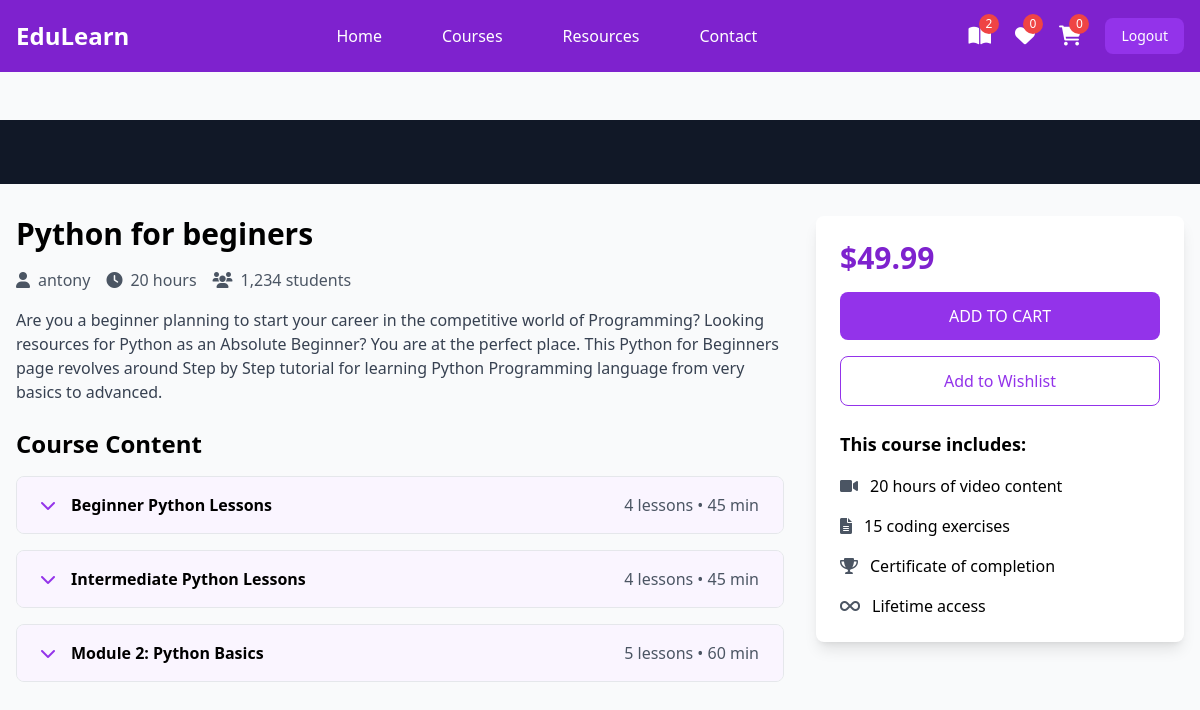
Screenshot of /student/courses/1/ (signed in) with the database file from the repository.
### instructor/models.py (models this page shows, shortened)
class User(AbstractUser):
    ROLE_OPTION=(
        ("INSTRUCTOR","INSTRUCTOR"),
        ("STUDENT","STUDENT")
    )
    role=models.CharField(max_length=15,choices=ROLE_OPTION,default="STUDENT")

class Course(models.Model):
    title=models.CharField(max_length=50)
    description=models.TextField()
    price=models.DecimalField(decimal_places=2,max_digits=5)
    owner=models.ForeignKey(User,on_delete=models.SET_NULL,related_name="courses",null=True)
    is_free=models.BooleanField(default=False)
    picture=models.ImageField(upload_to="courseimage",null=True,blank=True,default="courseimage/default.png")
    thumbnail=EmbedVideoField()
    Category_objects=models.ManyToManyField(Category)
    created_at=models.DateTimeField(auto_now_add=True)
    updated_at=models.DateTimeField(auto_now=True)

class Module(models.Model):
    title=models.CharField(max_length=200)
    course_object=models.ForeignKey(Course,on_delete=models.CASCADE,related_name="modules")
    order=models.PositiveIntegerField()

### student/views.py (the view)
# urls.py: path("courses/<int:pk>/",views.CourseDetailView.as_view(),name="course-detail"),
@method_decorator(signin_required,name="dispatch")
class CourseDetailView(View):
    def get(self,request,*args,**kwargs):
        id=kwargs.get("pk")
        course_instance=Course.objects.get(id=id)
        return render(request,"course_detail.html",{"course":course_instance})

### student/context_processor.py (called while the page is built)
def course_context(request):
    count=0
    if request.user.is_authenticated:
        orders=request.user.purchase.filter(is_paid=True)
        count=len([c for o in orders for c in o.course_objects.all()])
    return {'count':count}

### student/templates/course_detail.html (shortened to what this page needs)
{%extends 'base.html'%}
{%block main_block%}
{% load embed_video_tags %}
    <div class="pt-20">
        <div class="bg-gray-900 w-full">
            <div class="max-w-screen-xl mx-auto px-4 py-8">
            </div>
        </div>
        <div class="max-w-screen-xl mx-auto px-4 py-8 grid grid-cols-1 lg:grid-cols-3 gap-8">
                    <div class="lg:col-span-2">
                        <h1 class="text-3xl font-bold mb-4">{{course.title}}</h1>
                        <div class="flex items-center mb-4 text-gray-600">
                            <span class="mr-4"><i class="fas fa-user mr-2"></i>{{course.owner}}</span>
                            <span class="mr-4"><i class="fas fa-clock mr-2"></i>20 hours</span>
                            <span><i class="fas fa-users mr-2"></i>1,234 students</span>
                        </div>
                        <p class="text-gray-700 mb-6">{{course.description}}</p>
                <div class="space-y-4">
                    <h2 class="text-2xl font-bold mb-4">Course Content</h2>
                    {%for module in course.modules.all%}
                    <div class="border rounded-lg overflow-hidden">
                        <button class="w-full px-6 py-4 bg-purple-50 hover:bg-purple-100 flex items-center justify-between" onclick="toggleModule('module1')">
                            <div class="flex items-center">
                                <i class="fas fa-chevron-down mr-4 text-purple-600"></i>
                                <span class="font-semibold">{{module.title}}</span>
                            </div>
                            <span class="text-gray-600">4 lessons • 45 min</span>
                        </button>
                    </div>
                    {%endfor%}
                    <div class="border rounded-lg overflow-hidden">
                        <button class="w-full px-6 py-4 bg-purple-50 hover:bg-purple-100 flex items-center justify-between" onclick="toggleModule('module2')">
                            <div class="flex items-center">
                                <i class="fas fa-chevron-down mr-4 text-purple-600"></i>
                                <span class="font-semibold">Module 2: Python Basics</span>
                            </div>
                            <span class="text-gray-600">5 lessons • 60 min</span>
                        </button>
                    </div>
                </div>
            </div>
            <div class="lg:col-span-1">
                <div class="bg-white p-6 rounded-lg shadow-lg sticky top-24">
                    <div class="text-3xl font-bold mb-4 text-purple-700">$49.99</div>
                    <a href="{%url 'add-to-cart' course.id%}">
                        <button class="w-full bg-purple-600 text-white py-3 rounded-lg mb-4 hover:bg-purple-700 transition duration-300">
                            ADD TO CART
                        </button>
                    </a>
                    <button class="w-full border border-purple-600 text-purple-600 py-3 rounded-lg mb-6 hover:bg-purple-50 transition duration-300">
                        Add to Wishlist
                    </button>
                    <div class="space-y-4">
                        <h3 class="font-bold text-lg">This course includes:</h3>
                        <div class="flex items-center">
                            <i class="fas fa-video mr-3 text-gray-600"></i>
                            <span>20 hours of video content</span>
                        </div>
                        <div class="flex items-center">
                            <i class="fas fa-file-alt mr-3 text-gray-600"></i>
                            <span>15 coding exercises</span>
                        </div>
                        <div class="flex items-center">
                            <i class="fas fa-trophy mr-3 text-gray-600"></i>
                            <span>Certificate of completion</span>
                        </div>
                        <div class="flex items-center">
                            <i class="fas fa-infinity mr-3 text-gray-600"></i>
                            <span>Lifetime access</span>
                        </div>
                    </div>
                </div>
            </div>
        </div>
    </div>
{%endblock%}

### student/templates/base.html (shortened to what this page needs)
<!DOCTYPE html>
<html lang="en">
<head>
    <script src="https://cdn.tailwindcss.com"></script>
    <link href="https://cdnjs.cloudflare.com/ajax/libs/font-awesome/6.0.0/css/all.min.css" rel="stylesheet">
</head>
<body class="bg-gray-50">
    <nav class="bg-purple-700 fixed w-full z-20 top-0 left-0 ">
        <div class="max-w-screen-xl flex flex-wrap items-center justify-between mx-auto p-4">
            <a href="#" class="flex items-center">
                <span class="self-center text-2xl font-semibold text-white">EduLearn</span>
            </a>
            <div class="items-center justify-between hidden w-full md:flex md:w-auto md:order-1">
                <ul class="flex flex-col p-4 md:p-0 mt-4 font-medium md:flex-row md:space-x-8 md:mt-0">
                    <li><a href="{%url 'index'%}" class="block py-2 pl-3 pr-4 text-white hover:text-purple-200">Home</a></li>
                    <li><a href="{%url 'mycourses'%}" class="block py-2 pl-3 pr-4 text-white hover:text-purple-200">Courses</a></li>
                    <li><a href="#" class="block py-2 pl-3 pr-4 text-white hover:text-purple-200">Resources</a></li>
                    <li><a href="#" class="block py-2 pl-3 pr-4 text-white hover:text-purple-200">Contact</a></li>
                </ul>
            </div>
            <div class="flex items-center space-x-6 md:order-2">
                <div class="relative group">
                    <a href="{%url 'mycourses'%}" class="text-white hover:text-purple-200">
                        <i class="fas fa-book-open text-xl"></i>
                        <span class="absolute -top-2 -right-2 bg-red-500 text-white text-xs rounded-full h-5 w-5 flex items-center justify-center">{{count}}</span>
                    </a>
                </div>
                <div class="relative group">
                    <a href="#" class="text-white hover:text-purple-200">
                        <i class="fas fa-heart text-xl"></i>
                        <span class="absolute -top-2 -right-2 bg-red-500 text-white text-xs rounded-full h-5 w-5 flex items-center justify-center">0</span>
                    </a>
                </div>
                <div class="relative group">
                    <a href="{%url 'cart-summary'%}" class="text-white hover:text-purple-200">
                        <i class="fas fa-shopping-cart text-xl"></i>
                        <span class="absolute -top-2 -right-2 bg-red-500 text-white text-xs rounded-full h-5 w-5 flex items-center justify-center">{{request.user.basket.all.count}}</span>
                    </a>
                </div>
                <a href="{%url 'logout'%}"><button class="text-white bg-purple-600 hover:bg-purple-800 focus:ring-4 focus:outline-none focus:ring-purple-300 font-medium rounded-lg text-sm px-4 py-2 text-center">Logout</button></a>
            </div>
        </div>
    </nav>
    <div class="mt-10">
        {%block main_block%}
    {%endblock%}
    </div>
</body>
</html>

### rows the page displays
User: user.basket.all.count "0"
Course: title "Python for beginers", owner "antony", description "Are you a beginner planning to start your career in the competitive world of Programming? Looking resources for Python as an Absolute Beginner? You are at the perfect place. This Python for Beginners page revolves around Step by Step tutorial for learning Python Programming language from very basics to advanced."
Module: title "Beginner Python Lessons"
Module: title "Intermediate Python Lessons"

### other values shown
{{ count }} "2"
